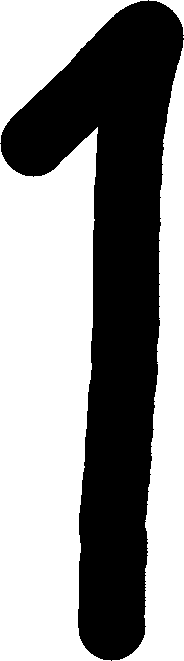
#> input picture handwritten_dataset_processed/images/img002-009.png, 184 x 661 px, given in place of img001-001.png, which was not available
$ jupyter execute --allow-errors 'Generate Samples.ipynb'   (text cells are left out)
#> lines starting #> are read from the running program, lines starting #| are printed output that depends on the picture; pictures that were not available may be replaced by others from this repository, and a replacement may not be noted
[cell 1]
import requests
import matplotlib.pyplot as plt
import matplotlib.patches as patches
import pandas as pd
import cv2
import numpy as np
import string
import random
import sys
import os

[cell 2]
sys.path.append(os.path.abspath("../jobs"))

[cell 3]
document_id = 5
get_document_url = f"http://localhost:8000/document_generator/api/documents/{document_id}"
get_boxes_url = f"http://localhost:8000/document_generator/{document_id}/boxes"

[cell 4]
def get_image_and_boxes(document_id: str):
    with requests.Session() as session:
        res_document = session.get(get_document_url)
        res_boxes = session.get(get_boxes_url)

        if res_document.status_code == 200 and res_boxes.status_code == 200:
            document_image_url = res_document.json()["image"]
            boxes = res_boxes.json()
            res_image = session.get(document_image_url)

            if res_image.status_code == 200:
                image = res_image.content
            else:
                raise ValueError(f"could not retrieve the image error: {res_image.status_code}")
        else:
            raise ValueError(f"could not retrieve the document and the boxes errors: {res_document.status_code}, {res_boxes.status_code}")

    return image, boxes

[cell 5]
# [7 lines left out: function denormalise_box_coordinates, not called in this run]

#> (a cell that did not finish here is left out)

#> (a cell that did not finish here is left out)

#> (a cell that did not finish here is left out)

#> (a cell that did not finish here is left out)

[cell 10]
fig, ax = plt.subplots(figsize=(10, 10))

# print image
#> (the rest of this cell did not finish here and is left out)

#> (a cell that did not finish here is left out)

[cell 12]
labels = pd.read_csv("../data/handwritten_dataset/labels.csv")
#> (reads handwritten_dataset/labels.csv from the repository)

[cell 13]
labels.head()

[cell 14]
labels[labels["label"] == "1"].head(2)

[cell 15]
letter_image_0 = cv2.imread("../data/handwritten_dataset_processed/images/img001-001.png", flags=cv2.IMREAD_UNCHANGED)
#> letter_image_0 is the input picture: shape (661, 184, 4); mean B, G, R, A 146.3, 146.3, 146.3, 108.7

[cell 16]
letter_image_1 = cv2.imread("../data/handwritten_dataset_processed/images/img002-001.png", flags=cv2.IMREAD_UNCHANGED)
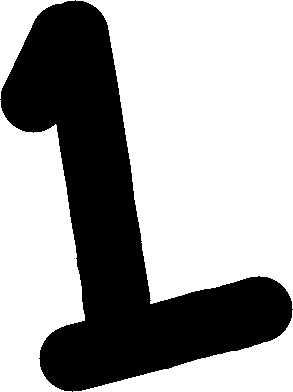
#> input picture handwritten_dataset_processed/images/img002-039.png, 293 x 392 px, given in place of img002-001.png, which was not available
#> letter_image_1 is the input picture: shape (392, 293, 4); mean B, G, R, A 164.5, 164.5, 164.5, 90.5

[cell 17]
letter_0_height = letter_image_0.shape[0]
#> letter_0_height = 661

[cell 18]
letter_1_height = letter_image_1.shape[0]
#> letter_1_height = 392

[cell 19]
max_height = max(letter_0_height, letter_1_height)
#> max_height = 661

[cell 20]
letter_0_height, letter_1_height
#> Out = (661, 392)

[cell 21]
max_height
#> Out = 661

[cell 22]
images_to_concat = [letter_image_0, letter_image_1]
images_to_concat_padded = []
images_to_concat_scaled = []

# pad images to fit the largest one
for image in images_to_concat:
    pad_height = max_height - image.shape[0]

    padded_image = cv2.copyMakeBorder(
        image,
        top=pad_height, bottom=0, left=0, right=0,
        borderType=cv2.BORDER_CONSTANT,
        value=[0, 0, 0, 0]  # Transparent (RGBA)
    )

    images_to_concat_padded.append(padded_image)
#> this loop made 2 passes
#> pad_height on passes 1 to 2: 0, 269
#> pass 2, `padded_image = cv2.copyMakeBorder( image, top=pad_height, bottom=0, le..`:
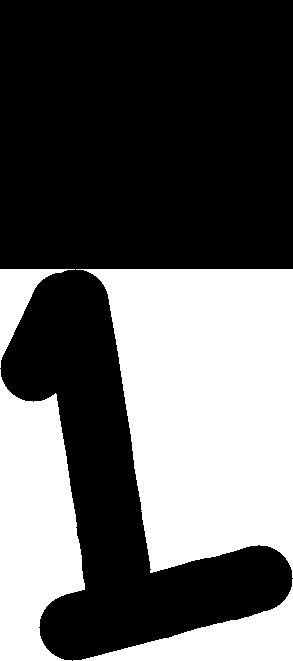
#> padded_image: shape (661, 293, 4); mean B, G, R, A 97.5, 97.5, 97.5, 53.7
#> after the loop, images_to_concat_padded = 2 items

# scale images to fit the largest one
for image in images_to_concat:
    image_width = image.shape[1]
    image_height = image.shape[0]
    scale_factor = max_height / image_height

    new_width = int(image_width * scale_factor)
    new_height = int(image_height * scale_factor)

    letter_scaled = cv2.resize(image, (new_width, new_height), interpolation=cv2.INTER_AREA)

    images_to_concat_scaled.append(letter_scaled)
#> this loop made 2 passes
#> (image_width, image_height, scale_factor, new_width, new_height) on passes 1 to 2: (184, 661, 1, 184, 661), (293, 392, 1.69, 494, 661)
#> after the loop, images_to_concat_scaled = 2 items

[cell 23]
images_to_concat_padded[0].shape
#> Out = (661, 184, 4)

[cell 24]
images_to_concat_padded[1].shape
#> Out = (661, 293, 4)

[cell 25]
images_to_concat_scaled[0].shape
#> Out = (661, 184, 4)

[cell 26]
images_to_concat_scaled[1].shape

[cell 27]
plt.imshow(images_to_concat_scaled[1])

[cell 28]
plt.imshow(images_to_concat_scaled[0])

[cell 29]
plt.imshow(cv2.hconcat(images_to_concat_padded))
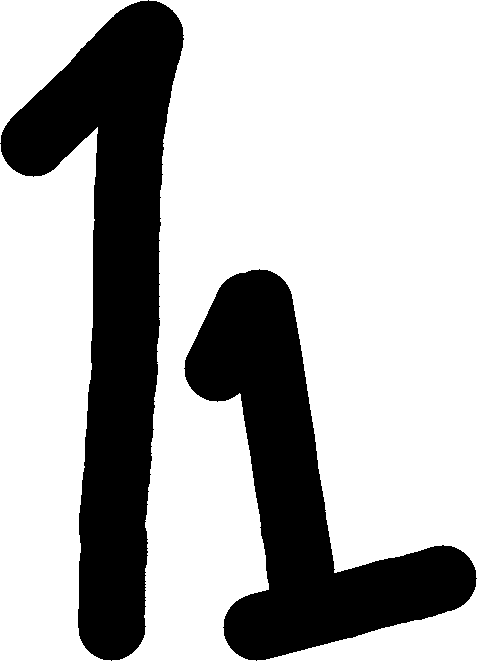
#> shown: shape (661, 477, 4); mean R, G, B, A 116.4, 116.4, 116.4, 74.9; transparent parts drawn white

[cell 30]
plt.imshow(cv2.hconcat(images_to_concat_scaled))
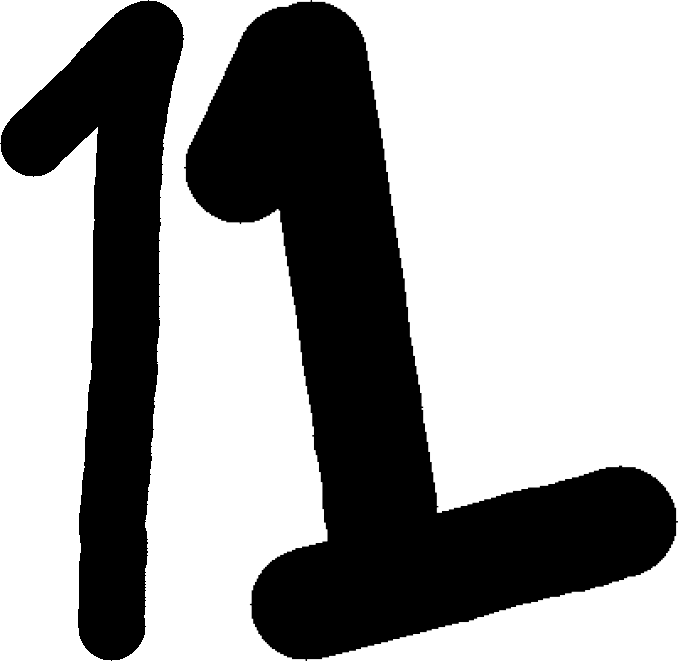
#> shown: shape (661, 678, 4); mean R, G, B, A 159.6, 159.6, 159.6, 95.4; transparent parts drawn white
